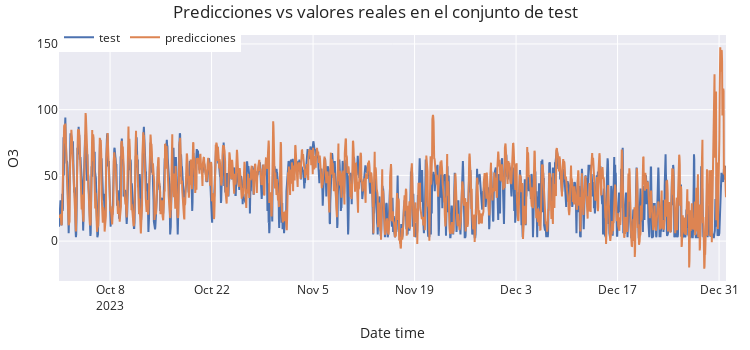

The cell this chart's notebook holds for it:
### Code cell
# Gráfico de las predicciones vs valores reales en el conjunto de test
# ==============================================================================
fig = go.Figure()
trace1 = go.Scatter(x=data_test.index, y=data_test['o3'], name="test", mode="lines")
trace2 = go.Scatter(x=predictions.index, y=predictions['o3'], name="predicciones", mode="lines")
fig.add_trace(trace1)
fig.add_trace(trace2)
fig.update_layout(
    title="Predicciones vs valores reales en el conjunto de test",
    xaxis_title="Date time",
    yaxis_title="O3",
    width=750,
    height=350,
    margin=dict(l=20, r=20, t=35, b=20),
    legend=dict(
        orientation="h",
        yanchor="top",
        y=1.05,
        xanchor="left",
        x=0
    )
)
fig.show()

### Figure 1 — Plotly figure (JSON) as saved in the notebook; plotly's stock layout.template omitted (floating-point values rounded to 4 significant figures; data arrays with more than 128 entries replaced by an {"elided": "..."} marker saying what was removed)
{"data": [{"mode": "lines", "name": "test", "type": "scatter", "x": {"elided": "2209 str values"}, "y": {"elided": "2209 float values"}}, {"mode": "lines", "name": "predicciones", "type": "scatter", "x": {"elided": "2208 str values"}, "y": {"elided": "2208 float values"}}], "layout": {"height": 350, "legend": {"orientation": "h", "x": 0, "xanchor": "left", "y": 1.05, "yanchor": "top"}, "margin": {"b": 20, "l": 20, "r": 20, "t": 35}, "title": {"text": "Predicciones vs valores reales en el conjunto de test"}, "width": 750, "xaxis": {"title": {"text": "Date time"}}, "yaxis": {"title": {"text": "O3"}}}}
